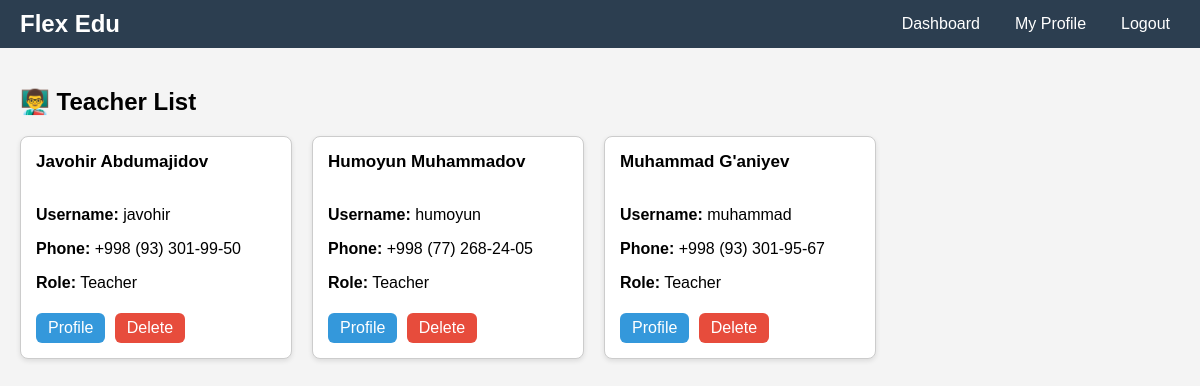
Screenshot of /teacher/list/ (signed in) with the database file from the repository.
### course_app/models.py (models this page shows, shortened)
class Teacher(models.Model):
    user = models.OneToOneField(User, on_delete=models.CASCADE)
    phone = models.CharField(max_length=20, blank=True)
    ROLE_CHOICES = (
        ('admin', 'Admin'),
        ('teacher', 'Teacher'),
    )
    role = models.CharField(max_length=10, choices=ROLE_CHOICES, default='teacher')

### course_app/views.py (the view)
# urls.py: path('teacher/list/', views.teacher_list, name='teacher_list'),
@login_required
def teacher_list(request):
    teachers = Teacher.objects.all()
    return render(request, "teacher_list.html", {"teachers": teachers})

### templates/teacher_list.html (shortened to what this page needs)
{% extends "base.html" %}
{% block content %}
<h2 style="margin-bottom:20px;">👨‍🏫 Teacher List</h2>
<div class="teacher-cards" style="gap:20px;">
    {% for teacher in teachers %}
    <div class="teacher-card" style="width:240px; padding:15px;">
        <strong style="font-size:17px;">{{ teacher.user.first_name }} {{ teacher.user.last_name }}</strong><br><br>
        <p><strong>Username:</strong> {{ teacher.user.username }}</p>
        <p><strong>Phone:</strong> {{ teacher.phone }}</p>
        <p><strong>Role:</strong> {{ teacher.get_role_display }}</p>
        <div style="margin-top:10px;">
            <a href="{% url 'teacher_profile' teacher.id %}"
               style="display:inline-block; background:#3498db;
                      padding:6px 12px; color:#fff; border-radius:6px; margin-right:5px;">
               Profile
            </a>
            <a href="{% url 'delete_teacher' teacher.id %}"
               style="display:inline-block; background:#e74c3c;
                      padding:6px 12px; color:#fff; border-radius:6px;">
               Delete
            </a>
        </div>
    </div>
    {% empty %}
    <p>No teachers found.</p>
    {% endfor %}
</div>
{% endblock %}

### templates/base.html (shortened to what this page needs)
<!DOCTYPE html>
<html lang="uz">
<head>
</head>
<body>
<header>
    <h1>Flex Edu</h1>
    <ul class="nav-list">
        {% if request.user.is_authenticated %}
            {% if request.user.teacher.role == 'teacher' %}
                <li><a href="{% url 'teacher_dashboard' %}">Dashboard</a></li>
                <li><a href="{% url 'teacher_profile' request.user.teacher.id %}">My Profile</a></li>
            {% endif %}
            <li><a href="{% url 'logout' %}">Logout</a></li>
        {% else %}
            <li><a href="{% url 'login' %}">Login</a></li>
        {% endif %}
    </ul>
</header>
<main>
    {% block content %}{% endblock %}
</main>
</body>
</html>

### templates/base.html (style rules this page uses)
body { font-family: Arial, sans-serif; margin:0; padding:0; background:#f4f4f4; }
a { text-decoration:none; color:inherit; }
header { background:#2c3e50; color:#fff; padding:10px 20px; display:flex; align-items:center; justify-content:space-between; flex-wrap:wrap; }
header h1 { margin:0; font-size:24px; }
.nav-list { list-style:none; display:flex; gap:15px; margin:0; padding:0; flex-wrap:wrap; }
.nav-list li a { color:#fff; padding:5px 10px; display:block; }
main { padding:20px; }
.teacher-cards { display:flex; flex-wrap:wrap; gap:20px; }
.teacher-card { border:1px solid #ccc; padding:10px; border-radius:8px; width:200px; background:#fff; box-shadow:0 2px 5px rgba(0,0,0,0.1); }
.teacher-card a { display:inline-block; margin-top:5px; color:#2980b9; }

### rows the page displays
Teacher: user.first_name "Javohir", user.last_name "Abdumajidov", user.username "javohir", phone "+998 (93) 301-99-50", role "Teacher"
Teacher: user.first_name "Humoyun", user.last_name "Muhammadov", user.username "humoyun", phone "+998 (77) 268-24-05", role "Teacher"
Teacher: user.first_name "Muhammad", user.last_name "G'aniyev", user.username "muhammad", phone "+998 (93) 301-95-67", role "Teacher"
